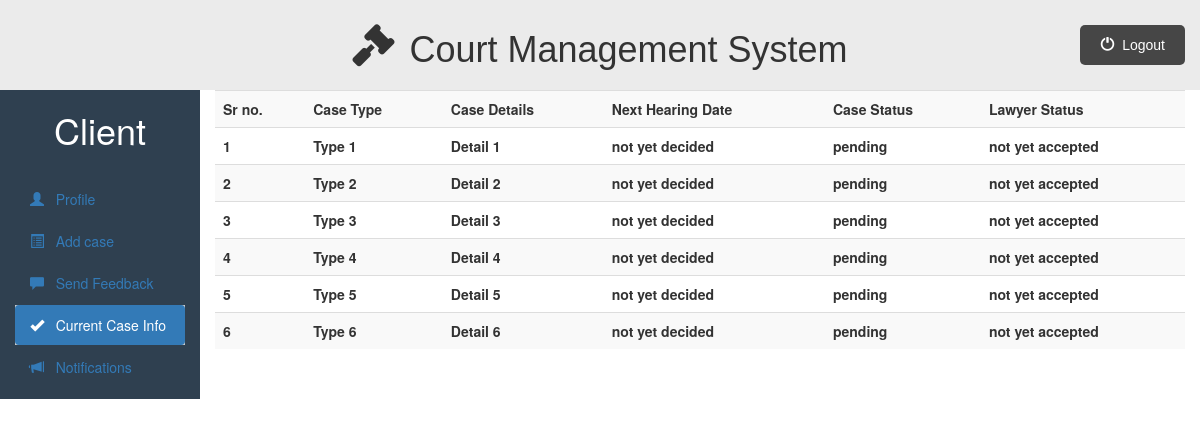
Page /client_dashboard.php?q=currentcase (signed in) on the committed database.
### tables this page shows
CREATE TABLE `cases` (
  `case_id` int(11) NOT NULL,
  `case_type` varchar(50) NOT NULL,
  `case_details` varchar(200) NOT NULL,
  `next_hearing_date` date DEFAULT NULL,
  `prev_hearing_date` date DEFAULT NULL,
  `case_status` varchar(50) NOT NULL,
  `court_name` varchar(50) DEFAULT NULL,
  `lawyer_id_assigned` int(11) NOT NULL,
  `lawyer_status` varchar(20) DEFAULT 'not yet accepted',
  `clientforcase_id` int(11) NOT NULL
);

### client/currentcase.php (the view, shortened to what this page needs)
<div class="container-fluid">
    <div class="row">
        <div class="col-sm-2">
            <h1>
                <?php echo htmlspecialchars($_SESSION["client_name"] ?? ""); ?>
            </h1>
            <br>
            <ul id="side_menu" class="nav nav-pills nav-stacked">
                <li class="">
                    <a href="client_dashboard.php">
                        <span class="glyphicon glyphicon-user"></span>
                        &nbsp; Profile
                    </a>
                </li>
                <li class="">
                    <a href="client_dashboard.php?q=addcase">
                        <span class="glyphicon glyphicon-list-alt"></span>
                        &nbsp; Add case
                    </a>
                </li>
                <li class="">
                    <a href="client_dashboard.php?q=sendfeedback">
                        <span class="glyphicon glyphicon-comment"></span>
                        &nbsp; Send Feedback
                    </a>
                </li>
                <li class="active">
                    <a href="client_dashboard.php?q=currentcase">
                        <span class="glyphicon glyphicon-ok"></span>
                        &nbsp; Current Case Info
                    </a>
                </li>
                <li class="">
                    <a href="client_dashboard.php?q=notifications">
                        <span class="glyphicon glyphicon-bullhorn"></span>
                        &nbsp; Notifications
                    </a>
                </li>
            </ul>
        </div>
        <div class="col-sm-10" style="font-weight: bold; padding-bottom: 30px;">
            <div class="table-responsive">
                <table class="table table-striped table-hover">
                    <tr>
                        <th>Sr no.</th>
                        <th>Case Type</th>
                        <th>Case Details</th>
                        <th>Next Hearing Date</th>
                        <th>Case Status</th>
                        <th>Lawyer Status</th>
                    </tr>
                    <?php
                    require_once("includes/db.php");
                    if ($con) {
                        $cid = (int) $_SESSION['client_id'];
                        $stmt = $con->prepare("
                                SELECT case_type, case_details, next_hearing_date,
                                       case_status, lawyer_status
                                FROM cases
                                WHERE clientforcase_id = ?
                            ");
                        $stmt->bind_param('i', $cid);
                        $stmt->execute();
                        $stmt->store_result();
                        $stmt->bind_result($case_type, $case_details, $next_hearing_date, $case_status, $lawyer_status);
                        $x = 1;
                        while ($stmt->fetch()) {
                            if (!$next_hearing_date) {
                                $next_hearing_date = "not yet decided";
                            }
                            echo "
                                    <tr>
                                        <td>{$x}</td>
                                        <td>" . htmlspecialchars($case_type) . "</td>
                                        <td>" . htmlspecialchars($case_details) . "</td>
                                        <td>" . htmlspecialchars($next_hearing_date) . "</td>
                                        <td>" . htmlspecialchars($case_status) . "</td>
                                        <td>" . htmlspecialchars($lawyer_status) . "</td>
                                    </tr>
                                ";
                            $x++;
                        }
                    } else {
                        echo "<tr><td colspan='6'>Server Problem</td></tr>";
                    }
                    ?>
                </table>
            </div>
        </div>
    </div>
</div>

### public/css/style.css (style rules this page uses)
* { padding: 0%; margin: 0%; box-sizing: border-box; }
html { scroll-behavior: smooth; }
ul { list-style-type: none; }
.active, .accordion:hover { background-color: #ccc; }

### public/css/dashboard.css (style rules this page uses)
.row { background-color: #2f4050; }
.col-sm-10 { background-color: #fff; }
.col-sm-2 h1 { color: #fff; text-align:center; }

### rows in the picture
cases: case_type "Type 1", case_details "Detail 1", next_hearing_date "not yet decided", case_status "pending", lawyer_status "not yet accepted"
cases: case_type "Type 2", case_details "Detail 2", next_hearing_date "not yet decided", case_status "pending", lawyer_status "not yet accepted"
cases: case_type "Type 3", case_details "Detail 3", next_hearing_date "not yet decided", case_status "pending", lawyer_status "not yet accepted"
cases: case_type "Type 4", case_details "Detail 4", next_hearing_date "not yet decided", case_status "pending", lawyer_status "not yet accepted"
cases: case_type "Type 5", case_details "Detail 5", next_hearing_date "not yet decided", case_status "pending", lawyer_status "not yet accepted"
cases: case_type "Type 6", case_details "Detail 6", next_hearing_date "not yet decided", case_status "pending", lawyer_status "not yet accepted"

### other values in the picture
$_SESSION["client_name"] "Client"
